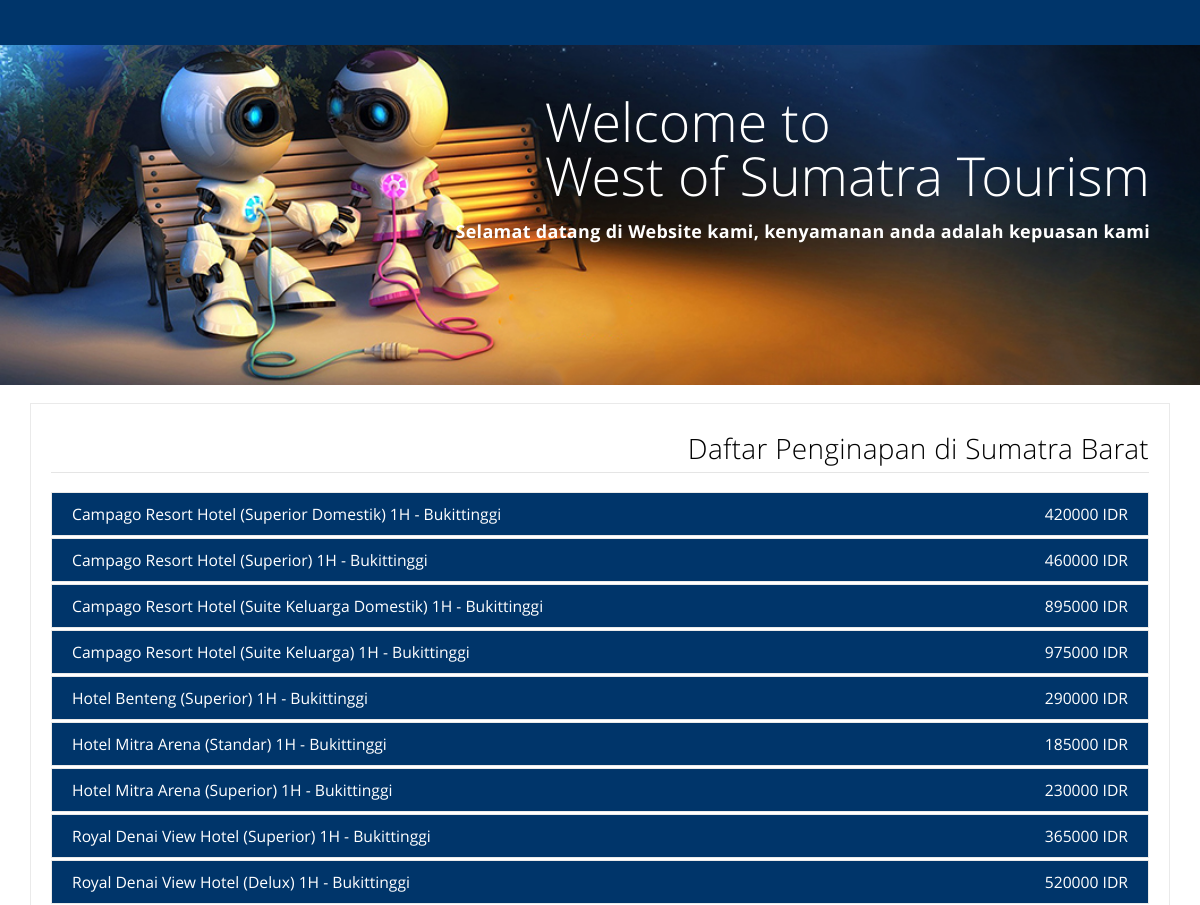
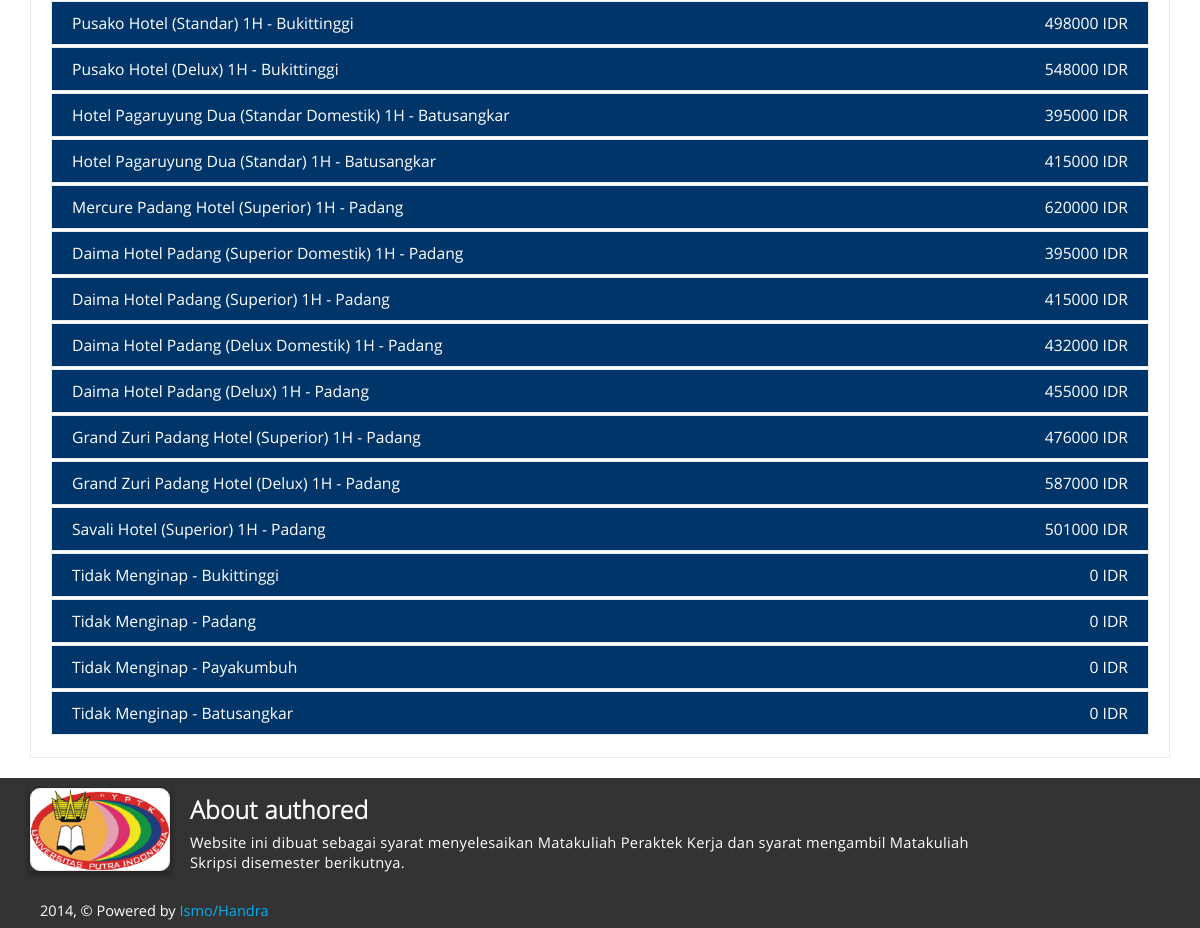
Screenshot of /listPenginapan.php with the database file from the repository (2 pictures, top to bottom).
### tables this page shows
CREATE TABLE IF NOT EXISTS `tbl_hotel` (
  `id_hotel` int(11) NOT NULL AUTO_INCREMENT,
  `kd_daerah` varchar(6) NOT NULL,
  `hotel` varchar(100) NOT NULL,
  `bintang` tinyint(1) NOT NULL,
  `harga` int(11) NOT NULL,
  `ket_hotel` text NOT NULL,
  PRIMARY KEY (`id_hotel`)
);

CREATE TABLE IF NOT EXISTS `tbl_daerah` (
  `id_daerah` int(11) NOT NULL AUTO_INCREMENT,
  `kode` varchar(8) NOT NULL,
  `daerah` varchar(30) NOT NULL,
  PRIMARY KEY (`id_daerah`)
);

### listPenginapan.php (the view, shortened to what this page needs)
<?php
include "config/koneksi.php";
?>
<!DOCTYPE html>
<html>
<head>
	<link href="css/metro-bootstrap.css" rel="stylesheet">
    <link href="css/metro-bootstrap-responsive.css" rel="stylesheet">
    <link href="css/iconFont.css" rel="stylesheet">
	<link href="css/docs.css" rel="stylesheet">
</head>
<body class="metro"><div id="scroll"></div>
	<header class="bg-darkCobalt" data-load="atasan.php"></header>
    <div class="" data-load="sampul.html"></div>
	<br />
	<div class="container row">
        <div class="grid fluid">
            <div class="border padding20">
				<legend class="text-right"><h2>Daftar Penginapan di Sumatra Barat</h2></legend>
					<div class="accordion" data-role="accordion" data-closeany="true">
                        <?php
						$comot=	mysqli_query($kon,"SELECT * FROM tbl_hotel,tbl_daerah WHERE tbl_hotel.kd_daerah=tbl_daerah.kode");
						while($ngisi=	mysqli_fetch_array($comot)){
						?>
						<div class="accordion-frame">
							<a class="heading bg-darkCobalt fg-white" href="#"><?php echo $ngisi['hotel']; ?> - <?php echo $ngisi['daerah']; ?><span class="place-right"><?php echo $ngisi['harga']; ?> IDR</span></a>
						</div>
						<?php
						}
						?>
					</div>
            </div>
        </div>
    </div>
    <footer class="dark" data-load="bawahan.html"></footer>
</body>
</html>

### css/docs.css (style rules this page uses)
body { height: 100%; margin: 0; padding: 0; }
header { height: 45px; position: relative; }
footer { width: 100%; height: 25px; }

### rows the page displays
tbl_hotel: hotel "Campago Resort Hotel (Superior Domestik) 1H", tbl_daerah.daerah "Bukittinggi", harga "420000"
tbl_hotel: hotel "Campago Resort Hotel (Superior) 1H", tbl_daerah.daerah "Bukittinggi", harga "460000"
tbl_hotel: hotel "Campago Resort Hotel (Suite Keluarga Domestik) 1H", tbl_daerah.daerah "Bukittinggi", harga "895000"
tbl_hotel: hotel "Campago Resort Hotel (Suite Keluarga) 1H", tbl_daerah.daerah "Bukittinggi", harga "975000"
tbl_hotel: hotel "Hotel Benteng (Superior) 1H", tbl_daerah.daerah "Bukittinggi", harga "290000"
tbl_hotel: hotel "Hotel Mitra Arena (Standar) 1H", tbl_daerah.daerah "Bukittinggi", harga "185000"
tbl_hotel: hotel "Hotel Mitra Arena (Superior) 1H", tbl_daerah.daerah "Bukittinggi", harga "230000"
tbl_hotel: hotel "Royal Denai View Hotel (Superior) 1H", tbl_daerah.daerah "Bukittinggi", harga "365000"
tbl_hotel: hotel "Royal Denai View Hotel (Delux) 1H", tbl_daerah.daerah "Bukittinggi", harga "520000"
tbl_hotel: hotel "Pusako Hotel (Standar) 1H", tbl_daerah.daerah "Bukittinggi", harga "498000"
tbl_hotel: hotel "Pusako Hotel (Delux) 1H", tbl_daerah.daerah "Bukittinggi", harga "548000"
tbl_hotel: hotel "Hotel Pagaruyung Dua (Standar Domestik) 1H", tbl_daerah.daerah "Batusangkar", harga "395000"
tbl_hotel: hotel "Hotel Pagaruyung Dua (Standar) 1H", tbl_daerah.daerah "Batusangkar", harga "415000"
tbl_hotel: hotel "Mercure Padang Hotel (Superior) 1H", tbl_daerah.daerah "Padang", harga "620000"
tbl_hotel: hotel "Daima Hotel Padang (Superior Domestik) 1H", tbl_daerah.daerah "Padang", harga "395000"
tbl_hotel: hotel "Daima Hotel Padang (Superior) 1H", tbl_daerah.daerah "Padang", harga "415000"
tbl_hotel: hotel "Daima Hotel Padang (Delux Domestik) 1H", tbl_daerah.daerah "Padang", harga "432000"
tbl_hotel: hotel "Daima Hotel Padang (Delux) 1H", tbl_daerah.daerah "Padang", harga "455000"
tbl_hotel: hotel "Grand Zuri Padang Hotel (Superior) 1H", tbl_daerah.daerah "Padang", harga "476000"
tbl_hotel: hotel "Grand Zuri Padang Hotel (Delux) 1H", tbl_daerah.daerah "Padang", harga "587000"
tbl_hotel: hotel "Savali Hotel (Superior) 1H", tbl_daerah.daerah "Padang", harga "501000"
tbl_hotel: hotel "Tidak Menginap", tbl_daerah.daerah "Bukittinggi", harga "0"
tbl_hotel: hotel "Tidak Menginap", tbl_daerah.daerah "Padang", harga "0"
tbl_hotel: hotel "Tidak Menginap", tbl_daerah.daerah "Payakumbuh", harga "0"
tbl_hotel: hotel "Tidak Menginap", tbl_daerah.daerah "Batusangkar", harga "0"
